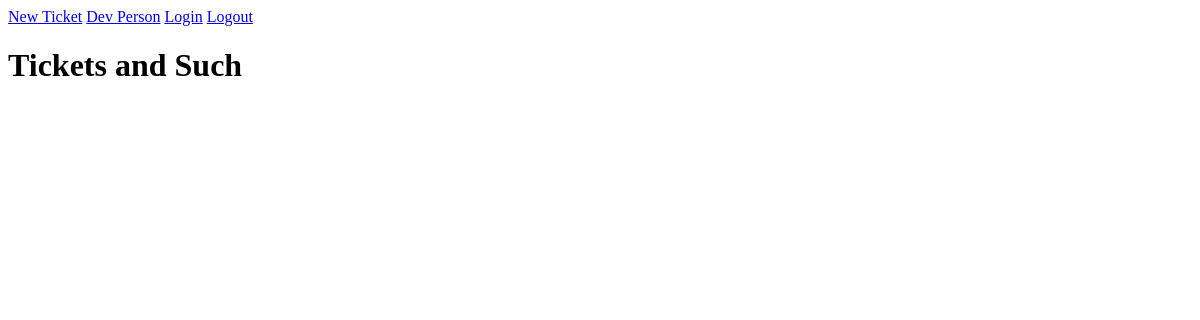
The app's page /, older data.
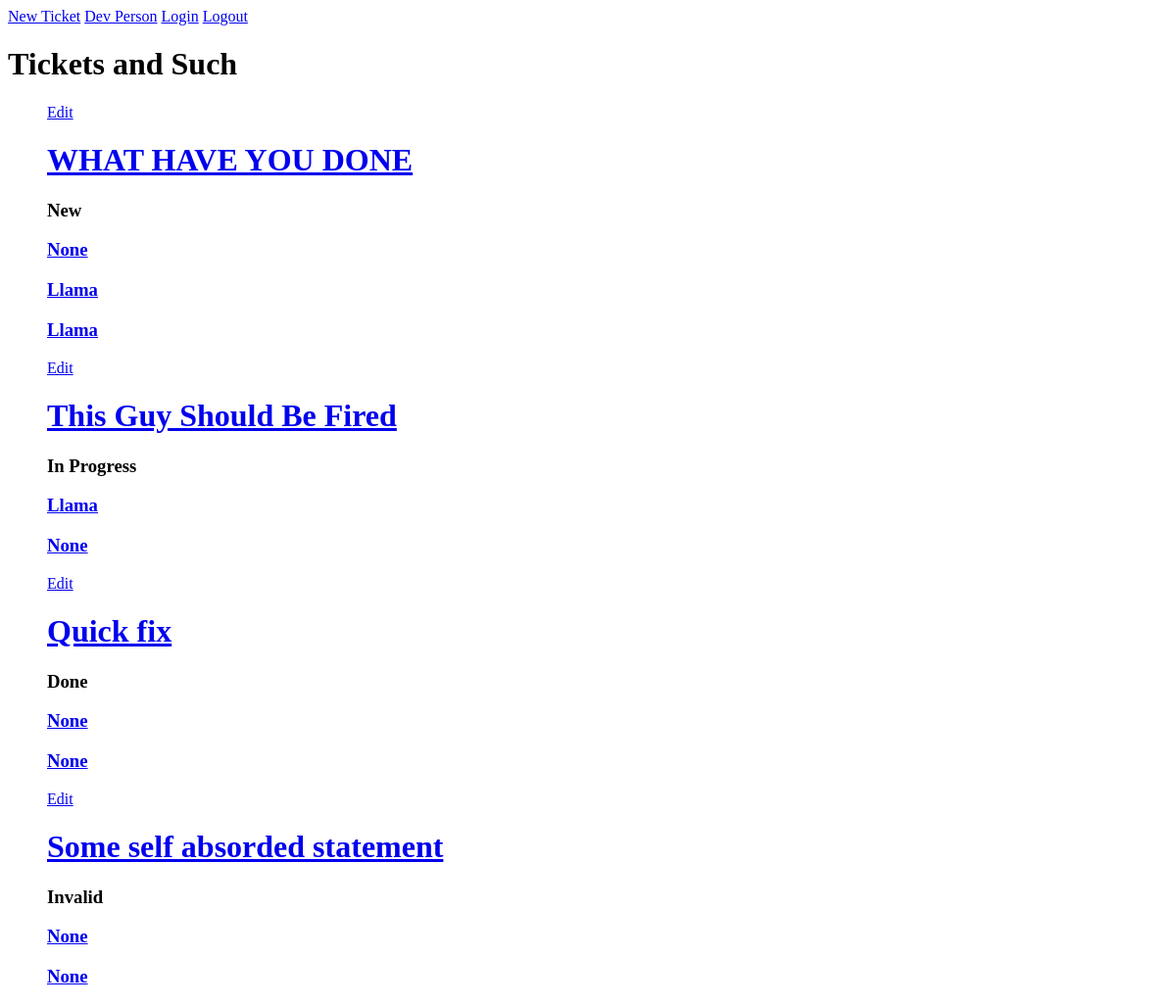
The same page, newer data.
### whatsupdoc/models.py (models this page shows, shortened)
class Tickets(models.Model):
    NEW = 'New'
    IN_PROGESS = 'In Progress'
    DONE = 'Done'
    INVALID = 'Invalid'
    TICKET_STATUS_CHOICES = [
        (NEW, 'New'),
        (IN_PROGESS, 'In_progress'),
        (DONE, 'Done'),
        (INVALID, 'Invalid'),
    ]
    title = models.CharField(max_length=100)
    post_date = models.DateTimeField(default=timezone.now)
    description = models.TextField()
    ticket_status = models.CharField(
        max_length=20,
        choices=TICKET_STATUS_CHOICES,
        default=NEW
    )
    created_by = models.ForeignKey(
        User,
        on_delete=models.CASCADE,
        related_name='created_by+'
    )
    assigned_by = models.ForeignKey(
        User,
        on_delete=models.CASCADE,
        default=None,
        null=True,
        blank=True,
        related_name='assigned_by+'
    )
    completed_by = models.ForeignKey(
        User,
        on_delete=models.CASCADE,
        default=None,
        null=True,
        related_name='completed_by+'
    )

### whatsupdoc/views.py (the view)
# urls.py: path('', views.index, name='homepage'),
def index(request):
    html = 'index.html'
    new = Tickets.objects.filter(
        ticket_status='New').order_by('-post_date')
    in_progress = Tickets.objects.filter(
        ticket_status='In Progress').order_by('-post_date')
    done = Tickets.objects.filter(
        ticket_status='Done').order_by('-post_date')
    invalid = Tickets.objects.filter(
        ticket_status='Invalid').order_by('-post_date')
    return render(request, html, {
        'new': new,
        'in_progress': in_progress,
        'done': done,
        'invalid': invalid
        })

### whatsupdoc/templates/index.html
<a href='/newticketform/'>New Ticket</a>
<a href='/devperson/'>Dev Person</a>
<a href='/login/'>Login</a>
<a href='/logout/'>Logout</a>
<h1>Tickets and Such</h1>
<ul style='list-style:none'>
    {% for data in new %}
        <a href='/edit/{{ data.id }}/'>Edit</a>
        <h1>
            <a href='/ticket/{{ data.id }}/'>{{data.title}}</a>
        </h1>
        <h3>{{ data.ticket_status }}</h3>
        <h3>
            <a href='/dev/{{ data.id }}/'>{{ data.assigned_by }}</a>
        </h3>
        <h3>
            <a href='/dev/{{ data.id }}/'>{{ data.completed_by }}</a>
        </h3>
        <h3>
            <a href='/dev/{{ data.id}}/'>{{ data.created_by }}</a>
        </h3>
    {% endfor %}
</ul>
<ul style='list-style:none'>
    {% for data in in_progress %}
        <a href='/edit/{{ data.id }}/'>Edit</a>
        <h1>
            <a href='/ticket/{{ data.id }}/'>{{data.title}}</a>
        </h1>
        <h3>{{ data.ticket_status }}</h3>
        <h3>
            <a href='/dev/{{ data.id }}/'>{{ data.assigned_by }}</a>
        </h3>
        <h3>
            <a href='/dev/{{ data.id }}/'>{{ data.completed_by }}</a>
        </h3>
    {% endfor %}
</ul>
<ul style='list-style:none'>
    {% for data in done %}
        <a href='/edit/{{ data.id }}/'>Edit</a>
        <h1>
            <a href='/ticket/{{ data.id }}/'>{{data.title}}</a>
        </h1>
        <h3>{{ data.ticket_status }}</h3>
        <h3>
            <a href='/dev/{{ data.id }}/'>{{ data.assigned_by }}</a>
        </h3>
        <h3>
            <a href='/dev/{{ data.id }}/'>{{ data.completed_by }}</a>
        </h3>
    {% endfor %}
</ul>
<ul style='list-style:none'>
    {% for data in invalid %}
        <a href='/edit/{{ data.id }}/'>Edit</a>
        <h1>
            <a href='/ticket/{{ data.id }}/'>{{data.title}}</a>
        </h1>
        <h3>{{ data.ticket_status }}</h3>
        <h3>
            <a href='/dev/{{ data.id }}/'>{{ data.assigned_by }}</a>
        </h3>
        <h3>
            <a href='/dev/{{ data.id }}/'>{{ data.completed_by }}</a>
        </h3>
    {% endfor %}
</ul>

Row changes from the older to the newer data that the page shows:
now on this page (row edited): Tickets: title "WHAT HAVE YOU DONE", ticket_status "New", assigned_by "None", completed_by "Llama", created_by "Llama", shown under "Tickets and Such"
now on this page (row edited): Tickets: title "This Guy Should Be Fired", ticket_status "In Progress", assigned_by "Llama", completed_by "None"
added Tickets: title "Quick fix", ticket_status "Done", assigned_by "None", completed_by "None"
added Tickets: title "Some self absorded statement", ticket_status "Invalid", assigned_by "None", completed_by "None"
